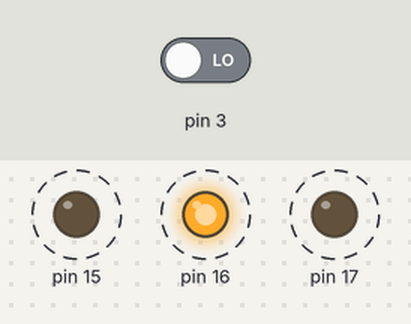
Bench run of a sketch on a simulated Arduino Uno, built with avr-gcc and run on an emulated ATmega328P. On the bench: output pins drawn as LEDs (lit = HIGH). Dashed ring = blinking. The test bench sets the inputs (shaded band); at power-on: pin 3 LOW.

Above: at 5.0 s.
5.1 s: pin 3 driven HIGH
At 5.25 s:
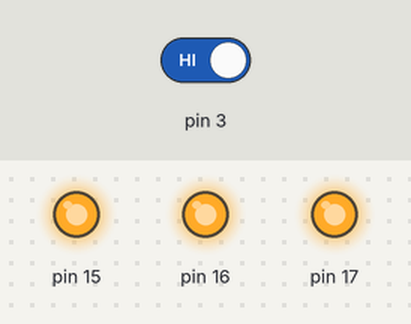
At 6.15 s:
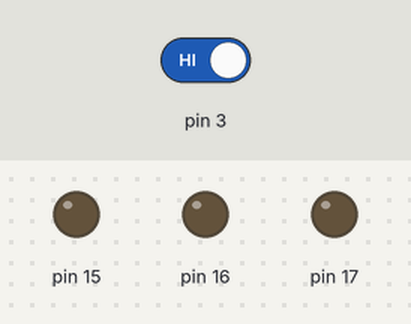
Timing chart, 0 to 14.1 s (numbered marks = the images above; inputs shaded):
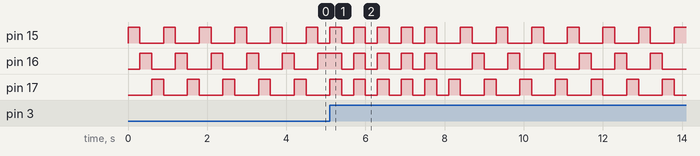

The sketch:

sketch_feb26b.ino
```cpp
#include<avr/io.h>
#include<avr/interrupt.h>

ISR(INT1_vect){

  for(int i=0;i<5;i++){
    PORTC = PORTC | (1<<PC1);
    PORTC = PORTC | (1<<PC2);
    PORTC = PORTC | (1<<PC3);
    _delay_ms(300);
    PORTC = PORTC & (~(1<<PC1));
    PORTC = PORTC & (~(1<<PC2));
    PORTC = PORTC & (~(1<<PC3));
    _delay_ms(300);
  }
}

void INT1_INIT(void){
  SREG &= ~(1<<7);
  DDRD &= (~(1<<PD3));
  EIMSK |= (1 << INT1);
  EICRA |= (1<<ISC10) | (1<<ISC11);
  SREG  |= (1<<7);
}

//void setup() {
//  // put your setup code here, to run once:
//
//}

int main(void) {
  // put your main code here, to run repeatedly:
  INT1_INIT();
  DDRC = DDRC | (1 << PC1);
//  PORTC = DDRC | (1<<PC1);

    DDRC = DDRC | (1 << PC2);
//  PORTC = DDRC | (1<<PC2);

    DDRC = DDRC | (1 << PC3);
//  PORTC = DDRC | (1<<PC3);

  while(1){

    PORTC = PORTC & (~(1<<PC2));
    PORTC = PORTC & (~(1<<PC3));
    PORTC = PORTC | (1<<PC1);

    _delay_ms(300);

    PORTC = PORTC & (~(1<<PC1));
    PORTC = PORTC & (~(1<<PC3));
    PORTC = PORTC | (1<<PC2);

     _delay_ms(300);

    PORTC = PORTC & (~(1<<PC1));
    PORTC = PORTC & (~(1<<PC2));
    PORTC = PORTC | (1<<PC3);

    _delay_ms(300);


  }
}
```
